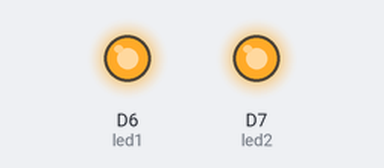
This sketch was run on a simulated ESP8266 (NodeMCU). Parts: output pins drawn as LEDs (lit = HIGH).

Above: at 0.2 s.
At 14.5 s:
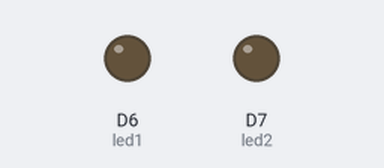
Timing chart, 0 to 15.2 s (numbered marks = the images above):
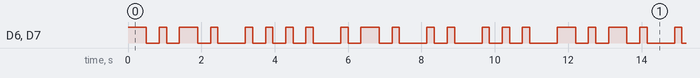

The sketch:

firstnamemorse.ino
```cpp
// ------------
// MORSE CODE
// ------------

int led1 = D6;

int led2 = D7;

void setup() {

	pinMode(led1, OUTPUT);
	pinMode(led2, OUTPUT);

}

void loop() {

    // LETTER C


    // LONG

	digitalWrite(led1, HIGH);
	digitalWrite(led2, HIGH);

	delay(500);

	digitalWrite(led1, LOW);
	digitalWrite(led2, LOW);

	delay(350);

	// SHORT

	digitalWrite(led1, HIGH);
	digitalWrite(led2, HIGH);

	delay(200);

	digitalWrite(led1, LOW);
	digitalWrite(led2, LOW);

	delay(350);

	// LONG

	digitalWrite(led1, HIGH);
	digitalWrite(led2, HIGH);

	delay(500);

	digitalWrite(led1, LOW);
	digitalWrite(led2, LOW);

	delay(350);

	// SHORT

	digitalWrite(led1, HIGH);
	digitalWrite(led2, HIGH);

	delay(200);

	digitalWrite(led1, LOW);
	digitalWrite(led2, LOW);

	delay(750);

	// LETTER H

	// SHORT

	digitalWrite(led1, HIGH);
	digitalWrite(led2, HIGH);

	delay(200);

	digitalWrite(led1, LOW);
	digitalWrite(led2, LOW);

	delay(350);

	// SHORT

	digitalWrite(led1, HIGH);
	digitalWrite(led2, HIGH);

	delay(200);

	digitalWrite(led1, LOW);
	digitalWrite(led2, LOW);

	delay(350);

	// SHORT

	digitalWrite(led1, HIGH);
	digitalWrite(led2, HIGH);

	delay(200);

	digitalWrite(led1, LOW);
	digitalWrite(led2, LOW);

	delay(350);

	// SHORT

	digitalWrite(led1, HIGH);
	digitalWrite(led2, HIGH);

	delay(200);

	digitalWrite(led1, LOW);
	digitalWrite(led2, LOW);

	delay(750);

	// LETTER R

	// SHORT

	digitalWrite(led1, HIGH);
	digitalWrite(led2, HIGH);

	delay(200);

	digitalWrite(led1, LOW);
	digitalWrite(led2, LOW);

	delay(350);

	// LONG

	digitalWrite(led1, HIGH);
	digitalWrite(led2, HIGH);

	delay(500);

	digitalWrite(led1, LOW);
	digitalWrite(led2, LOW);

	delay(350);

	// SHORT

	digitalWrite(led1, HIGH);
	digitalWrite(led2, HIGH);

	delay(200);

	digitalWrite(led1, LOW);
	digitalWrite(led2, LOW);

	delay(750);

	// LETTER I

	digitalWrite(led1, HIGH);
	digitalWrite(led2, HIGH);

	delay(200);

	digitalWrite(led1, LOW);
	digitalWrite(led2, LOW);

	delay(350);

	digitalWrite(led1, HIGH);
	digitalWrite(led2, HIGH);

	delay(200);

	digitalWrite(led1, LOW);
	digitalWrite(led2, LOW);

	delay(750);

	// LETTER S

	// SHORT

	digitalWrite(led1, HIGH);
	digitalWrite(led2, HIGH);

	delay(200);

	digitalWrite(led1, LOW);
	digitalWrite(led2, LOW);

	delay(350);

	// SHORT

	digitalWrite(led1, HIGH);
	digitalWrite(led2, HIGH);

	delay(200);

	digitalWrite(led1, LOW);
	digitalWrite(led2, LOW);

	delay(350);

	// SHORT

	digitalWrite(led1, HIGH);
	digitalWrite(led2, HIGH);

	delay(200);

	digitalWrite(led1, LOW);
	digitalWrite(led2, LOW);

	delay(750);
}
```

Measured:
- by itself, D6 (led1), D7 (led2): moves between LOW and HIGH, repeating every 11.7 s
- by itself, everything shown: repeats every 11.7 s, in 32 steps
